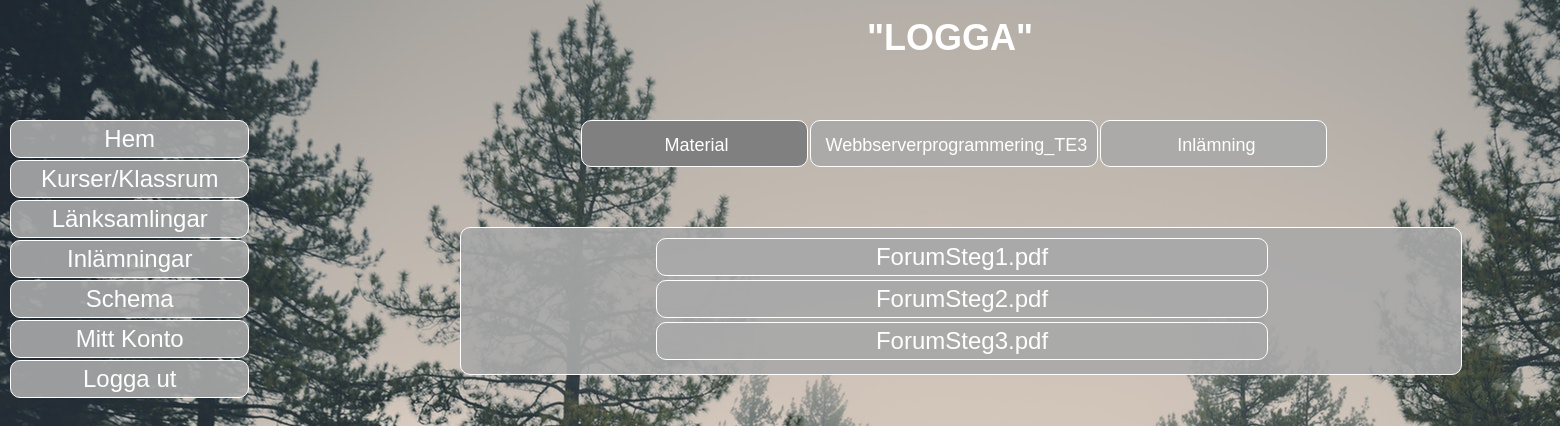
/material.php?course=Webbserverprogrammering_TE3 (signed in), run on the app's committed database.
### tables this page shows
CREATE TABLE `teacherfiles` (
  `FileID` int(255) NOT NULL,
  `Filename` varchar(100) NOT NULL,
  `Filefolder` varchar(50) NOT NULL,
  `Filecourse` varchar(50) NOT NULL,
  `Uploader` varchar(50) NOT NULL,
  `Uploaddate` datetime(6) NOT NULL,
  `Nametoshow` varchar(50) NOT NULL
);

### material.php (the view, shortened to what this page needs)
<?php
require("db.php");
if(isset($_SESSION['currentuser']))
{
	try
	{
		$sql = "SELECT Type FROM users where Username = :currentuser";
		$stmt = $dbh->prepare($sql);
		$stmt->bindParam(":currentuser", $_SESSION['currentuser']);
		$stmt->execute();
		$result = $stmt->fetchAll();
	}
	catch(Exception $e)
	{
		echo $e->getMessage();
	}
	foreach($result as $row)
	{
		$usertype = $row->Type;
	}
	$course = $_GET['course'];
?>
<!DOCTYPE HTML>
<html>
<head>
<link rel="stylesheet" href="styler.css" type="text/css">
</head>
<body>
	<div id="wrapper">
    	<header>
        	<h1 id="headerlogoh1">"LOGGA"</h1>
        </header>
        <nav>
        	<div id="dropdown">
                    <div id="myDropdown" class="dropdown-content">
                        <a href="start.php">Hem</a>
                        <a href="kurser_overview_KLAR.php">Kurser/Klassrum</a>
                        <a href="lanksamling.php">Länksamlingar</a>
                        <?php
						if($usertype == "student")
						{
							?>
                            <a href="inlamning.php">Inlämningar</a>
							<?php
						}
						?>
                        <a href="http://www.novasoftware.se/webviewer/(S(kfzct0fzd3s4iy55e3xyz345))/design1.aspx?schoolid=53520">Schema</a>
                        <a href="mittkonto.php">Mitt Konto</a>
                        <a href="logout.php">Logga ut</a>
                    </div>
             </div>
        </nav>
        <section>
        	<div id="navincourse">
            	<div id="centerincourse">
                    <a class="navincourseon" href="<?php echo "material.php?course=" . $course ?>">Material</a>
                    <a id="navincourselink" href=<?php echo "betakurs.php?course=" . $course ?>><?php echo $course ?></a>
                    <a id="navincourselink" href=<?php echo "inlamningikurs.php?course=" . $course ?>>Inlämning</a>
            	</div>
            </div>
            <?php
			try
			{
				$sql = "SELECT * FROM teacherfiles WHERE Filecourse = :course";
				$stmt = $dbh->prepare($sql);
				$stmt->bindParam(":course", $course);
				$stmt->execute();
				$result = $stmt->fetchAll();
			}
			catch(Exception $e)
			{
				echo $e->getMessage();
			}
			?>
            <div id="news">
            	<?php
				foreach($result as $row)
				{
					?>
                    <a id="materaillinksa" href=" <?php echo $row->Filefolder . $row->Filename ?>" download><?php echo $row->Nametoshow?></a>
					<?php
				}
				?>
            </div>
        </section>
	</div>
</body>
</html>
<?php
}
else
{
	header("Location: login.php");
}

### styler.css (style rules this page uses)
html, body, div, span, applet, object, iframe, h1, h2, h3, h4, h5, h6, p, blockquote, pre, a, abbr, acronym, address, big, cite, code, del, dfn, em, img, ins, kbd, q, s, samp, small, strike, strong, sub, sup, tt, var, b, u, i, center, dl, dt, dd, ol, ul, li, fieldset, form, label, legend, table, caption, tbody, tfoot, thead, tr, th, td, article, aside, canvas, details, embed, figure, figcaption, footer, header, hgroup, menu, nav, output, ruby, section, summary, time, mark, audio, video { margin: 0; padding: 0; border: 0; font-size: 100%; font: inherit; vertical-align: baseline; }
article, aside, details, figcaption, figure, footer, header, hgroup, menu, nav, section { display: block; }
body { line-height: 1; height:100%; background-color:#666; }
@media screen and (min-width: 481px) { body { background-repeat: no-repeat; background-attachment: fixed; } }
@media screen and (min-width: 481px) { #wrapper { width: 1900px; height: 100vh; margin-left: auto; margin-right: auto; position: relative; } }
@media screen and (min-width: 481px) { header { width: 1900px; height: 100px; padding-top: 20px; float: left; text-align: center; } }
@media screen and (min-width: 481px) { nav { width: 300px; height: 1000px; padding-bottom: 10px; float: left; } }
@media screen and (min-width: 481px) { section { width: 1500px; height: auto; float: left; position: relative; padding-left: 50px; padding-right: 50px; } }
@media screen and (min-width: 481px) { #headerlogoh1 { font-family: Tahoma, Geneva, sans-serif; font-size: 36px; font-weight: bold; color: #FFF; } }
@media screen and (min-width: 481px) { #navincourse { width: 1210px; height: auto; margin-bottom: 50px; float: left; } }
@media screen and (min-width: 481px) { #centerincourse { width: fit-content; height: auto; margin-left: auto; margin-right: auto; position: relative; } }
@media screen and (min-width: 481px) { #navincourselink { width: fit-content; min-width: 200px; height: 30px; padding: 15px 10px 0px 15px; margin-right: 2px; border: 1px solid; border-color: #FFF; border-radius: 10px; text-align: center; background-color: rgba(169,169,169,0.9); color: #FFF; font-family: "Arial Black", Gadget, sans-serif; font-size: 18px; text-decoration: none; float: left; } }
@media screen and (min-width: 481px) { .navincourseon { width: fit-content; min-width: 200px; height: 30px; padding: 15px 10px 0px 15px; margin-right: 2px; border: 1px solid; border-color: #FFF; border-radius: 10px; text-align: center; background-color: rgb(128,128,128); color: #FFF; font-family: "Arial Black", Gadget, sans-serif; font-size: 18px; text-decoration: none; float: left; } }
@media screen and (min-width: 481px) { #news { width: 980px; height: auto; padding: 10px; float: left; margin-left: 110px; margin-top: 10px; border-radius: 10px; border: 1px solid; border-color: #FFF; text-align: center; background-color: rgba(169,169,169,0.9); } }
@media screen and (min-width: 481px) { #materaillinksa { display: list-item; list-style-type: none; width: 610px; height: auto; padding: 6px 0px 6px 0px; margin-bottom: 4px; margin-left: 185px; border-radius: 10px; border: 1px solid; border-color: #FFF; border-radius: 10px; text-align: center; text-decoration: none; font-family: "Arial Black", Gadget, sans-serif; font-size: 24px; color: #FFF; background-color: rgba(169,169,169,0.9); } }
@media screen and (min-width: 481px) { #myDropdown { width: auto; height: auto; position: fixed; } }
@media screen and (min-width: 481px) { .dropdown-content a { display: list-item; list-style-type: none; text-align: center; text-decoration: none; font-family: "Arial Black", Gadget, sans-serif; font-size: 24px; color: #FFF; padding: 6px 30px 6px 30px; margin-bottom: 2px; margin-left: 10px; background-color: rgba(169,169,169,0.9); border: 1px solid; border-color: #FFF; border-radius: 10px; } }

### data on the page
teacherfiles: Nametoshow "ForumSteg1.pdf"
teacherfiles: Nametoshow "ForumSteg2.pdf"
teacherfiles: Nametoshow "ForumSteg3.pdf"

### other printed values
$course "Webbserverprogrammering_TE3"
